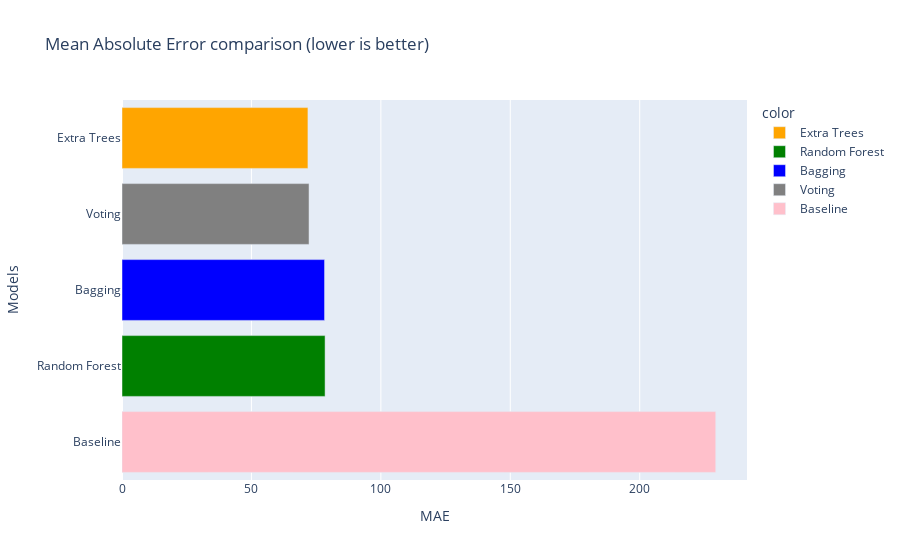

Here is the notebook cell this chart was saved with:
### Markdown cell above
# Conclusion

### Code cell
fig = px.bar(y=["Extra Trees", "Random Forest", "Bagging", "Voting", "Baseline"], 
             x=[mae_et_test, mae_rf_test, mae_br_test, mae_vr_test, acc_baseline], 
             color=["Extra Trees", "Random Forest", "Bagging", "Voting", "Baseline"],
             color_discrete_map={"Extra Trees": "orange",
                                "Random Forest": "green",
                                "Bagging": "blue",
                                "Voting": "grey",
                                "Baseline": "pink"},
            title="Mean Absolute Error comparison (lower is better)")
fig.update_layout(yaxis={'categoryorder':'total descending'}, xaxis_title="MAE", yaxis_title="Models")
fig.show()

### Figure 1 — Plotly figure (JSON) as saved in the notebook; plotly's stock layout.template omitted (floating-point values rounded to 4 significant figures)
{"data": [{"alignmentgroup": "True", "hovertemplate": "color=Extra Trees<br>x=%{x}<br>y=%{y}<extra></extra>", "legendgroup": "Extra Trees", "marker": {"color": "orange", "pattern": {"shape": ""}}, "name": "Extra Trees", "offsetgroup": "Extra Trees", "orientation": "h", "showlegend": true, "textposition": "auto", "type": "bar", "x": [71.83], "xaxis": "x", "y": ["Extra Trees"], "yaxis": "y"}, {"alignmentgroup": "True", "hovertemplate": "color=Random Forest<br>x=%{x}<br>y=%{y}<extra></extra>", "legendgroup": "Random Forest", "marker": {"color": "green", "pattern": {"shape": ""}}, "name": "Random Forest", "offsetgroup": "Random Forest", "orientation": "h", "showlegend": true, "textposition": "auto", "type": "bar", "x": [78.45], "xaxis": "x", "y": ["Random Forest"], "yaxis": "y"}, {"alignmentgroup": "True", "hovertemplate": "color=Bagging<br>x=%{x}<br>y=%{y}<extra></extra>", "legendgroup": "Bagging", "marker": {"color": "blue", "pattern": {"shape": ""}}, "name": "Bagging", "offsetgroup": "Bagging", "orientation": "h", "showlegend": true, "textposition": "auto", "type": "bar", "x": [78.25], "xaxis": "x", "y": ["Bagging"], "yaxis": "y"}, {"alignmentgroup": "True", "hovertemplate": "color=Voting<br>x=%{x}<br>y=%{y}<extra></extra>", "legendgroup": "Voting", "marker": {"color": "grey", "pattern": {"shape": ""}}, "name": "Voting", "offsetgroup": "Voting", "orientation": "h", "showlegend": true, "textposition": "auto", "type": "bar", "x": [72.26], "xaxis": "x", "y": ["Voting"], "yaxis": "y"}, {"alignmentgroup": "True", "hovertemplate": "color=Baseline<br>x=%{x}<br>y=%{y}<extra></extra>", "legendgroup": "Baseline", "marker": {"color": "pink", "pattern": {"shape": ""}}, "name": "Baseline", "offsetgroup": "Baseline", "orientation": "h", "showlegend": true, "textposition": "auto", "type": "bar", "x": [229.4], "xaxis": "x", "y": ["Baseline"], "yaxis": "y"}], "layout": {"autosize": true, "barmode": "relative", "legend": {"title": {"text": "color"}, "tracegroupgap": 0}, "title": {"text": "Mean Absolute Error comparison (lower is better)"}, "xaxis": {"anchor": "y", "autorange": true, "domain": [0, 1], "range": [0, 241.4], "title": {"text": "MAE"}, "type": "linear"}, "yaxis": {"anchor": "x", "autorange": true, "categoryorder": "total descending", "domain": [0, 1], "range": [-0.5, 4.5], "title": {"text": "Models"}, "type": "category"}}}
